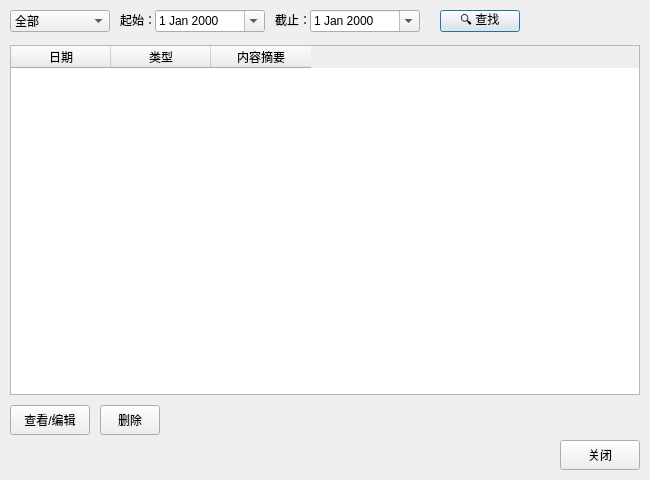
<?xml version="1.0" encoding="UTF-8"?>
<ui version="4.0">
 <class>DataManage</class>
 <widget class="QDialog" name="DataManage">
  <property name="geometry">
   <rect>
    <x>0</x>
    <y>0</y>
    <width>650</width>
    <height>480</height>
   </rect>
  </property>
  <property name="windowTitle">
   <string>数据管理</string>
  </property>
  <!-- 筛选栏 -->
  <widget class="QComboBox" name="typeCombo">
   <property name="geometry">
    <rect>
     <x>10</x>
     <y>10</y>
     <width>100</width>
     <height>22</height>
    </rect>
   </property>
   <item><property name="text"><string>全部</string></property></item>
   <item><property name="text"><string>体征</string></property></item>
   <item><property name="text"><string>临床检验</string></property></item>
   <item><property name="text"><string>血压</string></property></item>
   <item><property name="text"><string>病历摘要</string></property></item>
  </widget>
  <widget class="QLabel" name="label">
   <property name="geometry">
    <rect>
     <x>120</x>
     <y>12</y>
     <width>31</width>
     <height>16</height>
    </rect>
   </property>
   <property name="text">
    <string>起始：</string>
   </property>
  </widget>
  <widget class="QDateEdit" name="fromDateEdit">
   <property name="geometry">
    <rect>
     <x>155</x>
     <y>10</y>
     <width>110</width>
     <height>22</height>
    </rect>
   </property>
   <property name="calendarPopup">
    <bool>true</bool>
   </property>
   <property name="date">
    <date>2026-01-01</date>
   </property>
  </widget>
  <widget class="QLabel" name="label_2">
   <property name="geometry">
    <rect>
     <x>275</x>
     <y>12</y>
     <width>31</width>
     <height>16</height>
    </rect>
   </property>
   <property name="text">
    <string>截止：</string>
   </property>
  </widget>
  <widget class="QDateEdit" name="toDateEdit">
   <property name="geometry">
    <rect>
     <x>310</x>
     <y>10</y>
     <width>110</width>
     <height>22</height>
    </rect>
   </property>
   <property name="calendarPopup">
    <bool>true</bool>
   </property>
   <property name="date">
    <date>2026-12-31</date>
   </property>
  </widget>
  <widget class="QPushButton" name="searchButton">
   <property name="geometry">
    <rect>
     <x>440</x>
     <y>10</y>
     <width>80</width>
     <height>22</height>
    </rect>
   </property>
   <property name="text">
    <string>🔍 查找</string>
   </property>
  </widget>
  <!-- 结果表格 -->
  <widget class="QTableWidget" name="resultTable">
   <property name="geometry">
    <rect>
     <x>10</x>
     <y>45</y>
     <width>630</width>
     <height>350</height>
    </rect>
   </property>
   <property name="selectionBehavior">
    <enum>QAbstractItemView::SelectRows</enum>
   </property>
   <property name="selectionMode">
    <enum>QAbstractItemView::SingleSelection</enum>
   </property>
   <property name="editTriggers">
    <set>QAbstractItemView::NoEditTriggers</set>
   </property>
   <property name="alternatingRowColors">
    <bool>true</bool>
   </property>
   <column>
    <property name="text"><string>日期</string></property>
   </column>
   <column>
    <property name="text"><string>类型</string></property>
   </column>
   <column>
    <property name="text"><string>内容摘要</string></property>
   </column>
  </widget>
  <!-- 操作按钮 -->
  <widget class="QPushButton" name="viewButton">
   <property name="geometry">
    <rect>
     <x>10</x>
     <y>405</y>
     <width>80</width>
     <height>30</height>
    </rect>
   </property>
   <property name="text">
    <string>查看/编辑</string>
   </property>
  </widget>
  <widget class="QPushButton" name="deleteButton">
   <property name="geometry">
    <rect>
     <x>100</x>
     <y>405</y>
     <width>60</width>
     <height>30</height>
    </rect>
   </property>
   <property name="text">
    <string>删除</string>
   </property>
  </widget>
  <widget class="QPushButton" name="closeButton">
   <property name="geometry">
    <rect>
     <x>560</x>
     <y>440</y>
     <width>80</width>
     <height>30</height>
    </rect>
   </property>
   <property name="text">
    <string>关闭</string>
   </property>
  </widget>
 </widget>
 <resources/>
 <connections/>
</ui>
